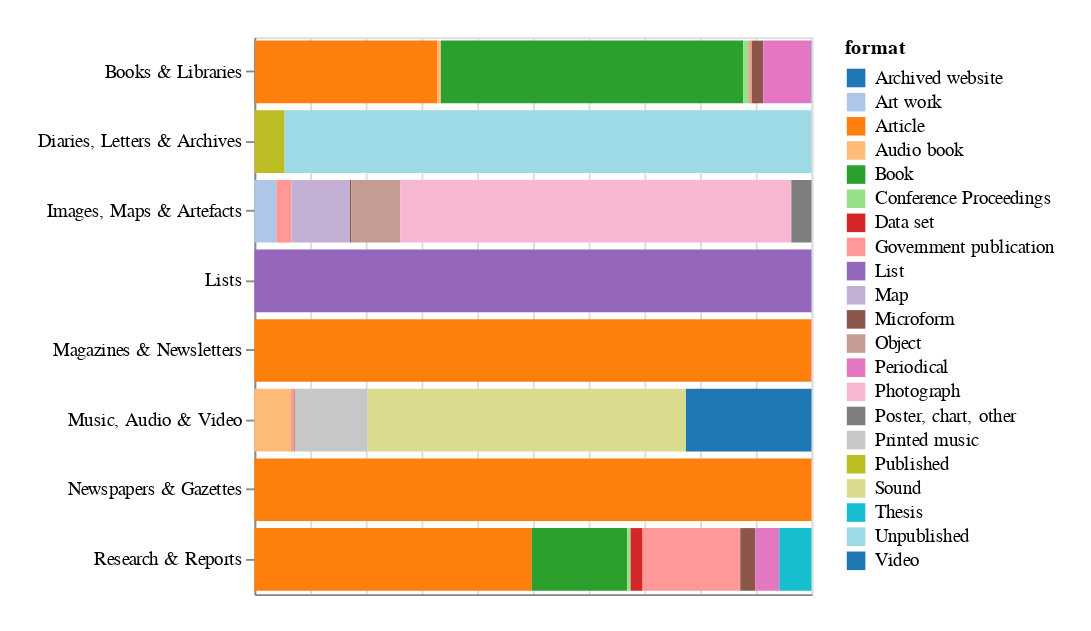

The cell this chart's notebook holds for it:
### Markdown cell above
[Formats in Trove](https://trove.nla.gov.au/about/create-something/using-api/api-technical-guide#formats) are arranged hierarchically, with values such as `Book` and `Article` subdivided into groups like `Book/Illustrated` and `Article/Report`. This chart groups formats by their top-level heading (`Book`, `Article` etc) and displays the mix of formats in each category.

### Code cell
df_formats["format_group"] = df_formats["format"].apply(lambda x: x.split("/")[0])

df_format_group_totals = (
    df_formats.groupby(["category_name", "format_group"])["total"]
    .sum()
    .to_frame()
    .reset_index()
)

alt.Chart(df_format_group_totals).mark_bar().encode(
    y=alt.Y("category_name:N").title(None),
    x=alt.X("total:Q").title(None).stack("normalize").axis(labels=False, ticks=False),
    color=alt.Color("format_group:N").scale(scheme="category20").title("format"),
    tooltip=[alt.Tooltip("format_group:N").title("format")],
).properties(width="container", height=300, padding=20)

### Figure 1 — Vega-Lite specification as saved in the notebook (floating-point values rounded to 4 significant figures)
{"config": {"view": {"continuousWidth": 300, "continuousHeight": 300}}, "data": {"name": "data-305cc80c3995ac4c6ca54fd03e1b76d1"}, "mark": {"type": "bar"}, "encoding": {"color": {"field": "format_group", "scale": {"scheme": "category20"}, "title": "format", "type": "nominal"}, "tooltip": [{"field": "format_group", "title": "format", "type": "nominal"}], "x": {"axis": {"labels": false, "ticks": false}, "field": "total", "stack": "normalize", "title": null, "type": "quantitative"}, "y": {"field": "category_name", "title": null, "type": "nominal"}}, "height": 300, "padding": 20, "width": "container", "$schema": "https://vega.github.io/schema/vega-lite/v5.8.0.json", "datasets": {"data-305cc80c3995ac4c6ca54fd03e1b76d1": [{"category_name": "Books & Libraries", "format_group": "Archived website", "total": 33076}, {"category_name": "Books & Libraries", "format_group": "Article", "total": 15030869}, {"category_name": "Books & Libraries", "format_group": "Audio book", "total": 319175}, {"category_name": "Books & Libraries", "format_group": "Book", "total": 24936403}, {"category_name": "Books & Libraries", "format_group": "Conference Proceedings", "total": 479547}, {"category_name": "Books & Libraries", "format_group": "Data set", "total": 27}, {"category_name": "Books & Libraries", "format_group": "Government publication", "total": 222926}, {"category_name": "Books & Libraries", "format_group": "Microform", "total": 952087}, {"category_name": "Books & Libraries", "format_group": "Periodical", "total": 3944657}, {"category_name": "Books & Libraries", "format_group": "Thesis", "total": 35136}, {"category_name": "Diaries, Letters & Archives", "format_group": "Government publication", "total": 2794}, {"category_name": "Diaries, Letters & Archives", "format_group": "Published", "total": 271575}, {"category_name": "Diaries, Letters & Archives", "format_group": "Unpublished", "total": 4783349}, {"category_name": "Images, Maps & Artefacts", "format_group": "Art work", "total": 257490}, {"category_name": "Images, Maps & Artefacts", "format_group": "Government publication", "total": 178331}, {"category_name": "Images, Maps & Artefacts", "format_group": "Map", "total": 692893}, {"category_name": "Images, Maps & Artefacts", "format_group": "Microform", "total": 15381}, {"category_name": "Images, Maps & Artefacts", "format_group": "Object", "total": 578961}, {"category_name": "Images, Maps & Artefacts", "format_group": "Photograph", "total": 4617029}, {"category_name": "Images, Maps & Artefacts", "format_group": "Poster, chart, other", "total": 238377}, {"category_name": "Lists", "format_group": "List", "total": 110075}, {"category_name": "Magazines & Newsletters", "format_group": "Article", "total": 3614329}, {"category_name": "Magazines & Newsletters", "format_group": "Conference Proceedings", "total": 10}, {"category_name": "Magazines & Newsletters", "format_group": "Government publication", "total": 231}, {"category_name": "Magazines & Newsletters", "format_group": "Periodical", "total": 1422}, {"category_name": "Music, Audio & Video", "format_group": "Audio book", "total": 319289}, {"category_name": "Music, Audio & Video", "format_group": "Government publication", "total": 28869}, {"category_name": "Music, Audio & Video", "format_group": "Microform", "total": 5439}, {"category_name": "Music, Audio & Video", "format_group": "Printed music", "total": 637710}, {"category_name": "Music, Audio & Video", "format_group": "Sound", "total": 2786574}, {"category_name": "Music, Audio & Video", "format_group": "Video", "total": 1099791}, {"category_name": "Newspapers & Gazettes", "format_group": "Article", "total": 245547193}, {"category_name": "Research & Reports", "format_group": "Article", "total": 5694713}, {"category_name": "Research & Reports", "format_group": "Book", "total": 1955818}, {"category_name": "Research & Reports", "format_group": "Conference Proceedings", "total": 71733}, {"category_name": "Research & Reports", "format_group": "Data set", "total": 246238}, {"category_name": "Research & Reports", "format_group": "Government publication", "total": 2004960}, {"category_name": "Research & Reports", "format_group": "Microform", "total": 309727}, {"category_name": "Research & Reports", "format_group": "Periodical", "total": 492691}, {"category_name": "Research & Reports", "format_group": "Thesis", "total": 660060}]}}
